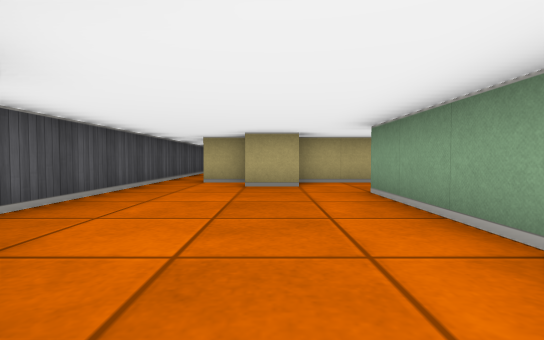
view 1 (above)

19 first-person views from a walk through a cub3D ray-caster map. The camera is about half as high as the walls, tilts 2° down and sees 85° across. The floor is counted in squares. Each view is taken from the middle of a square. On the plan, view 1 faces up. The plan holds only what a view shows up to about 9 squares ahead; the rest is blank.

view 2
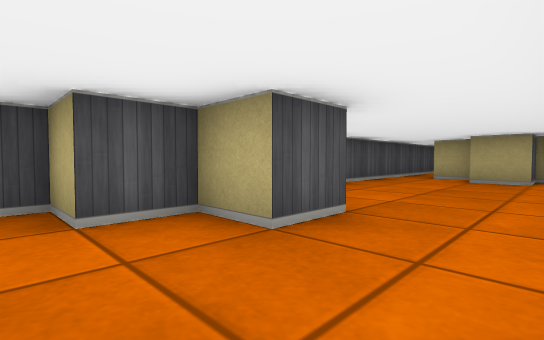

view 3
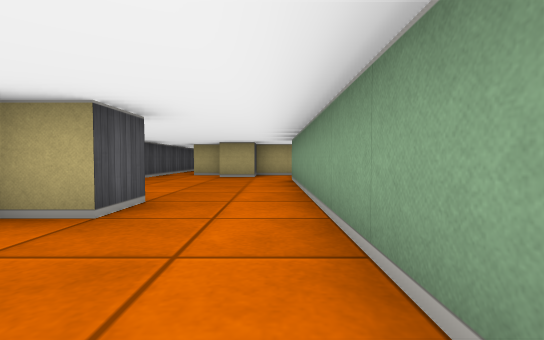

view 4
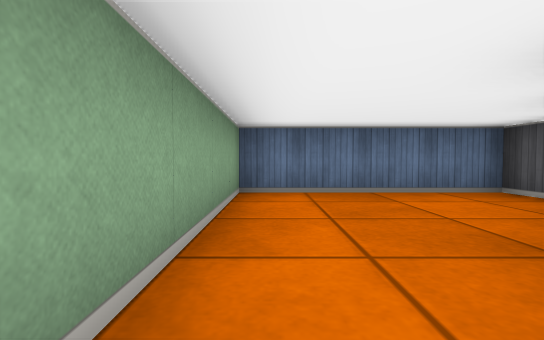

view 5
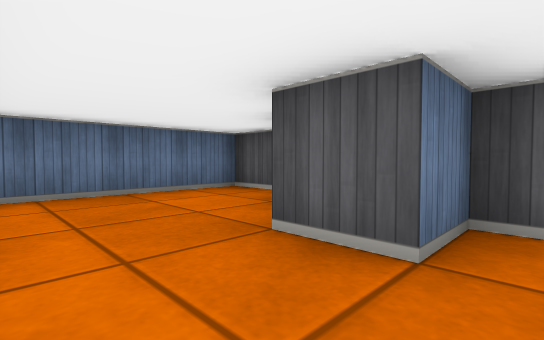

view 6
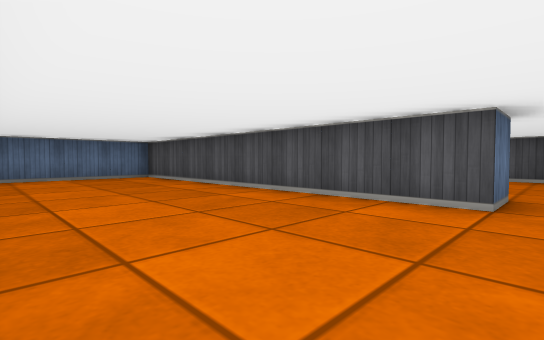

view 7
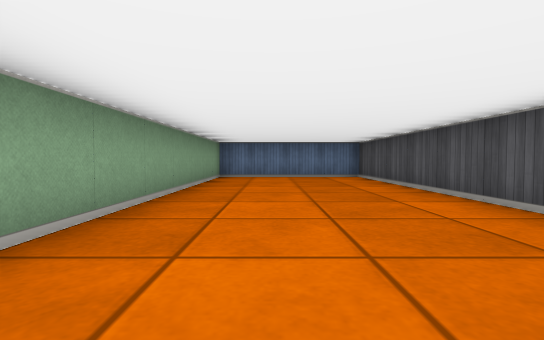

view 8
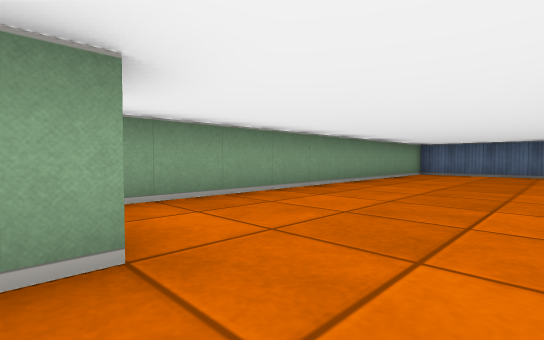

view 9
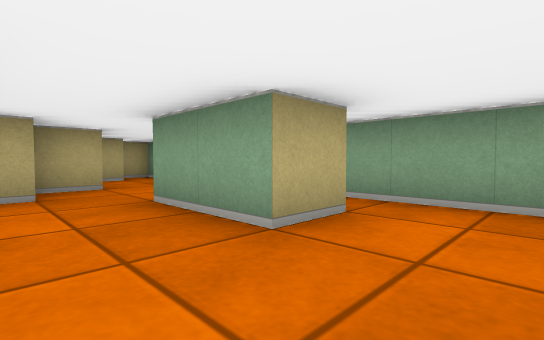

view 10
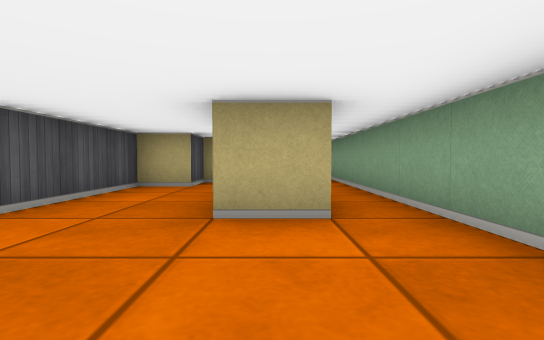

view 11
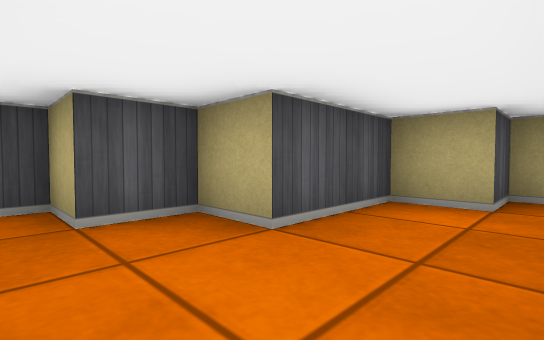

view 12
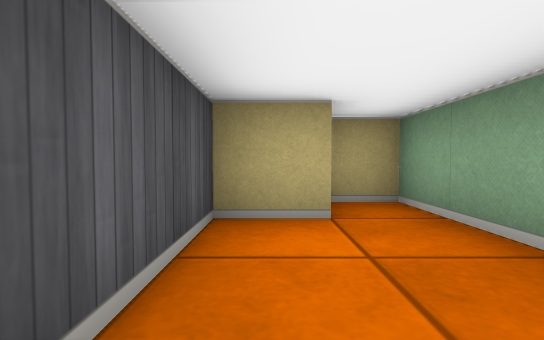

view 13
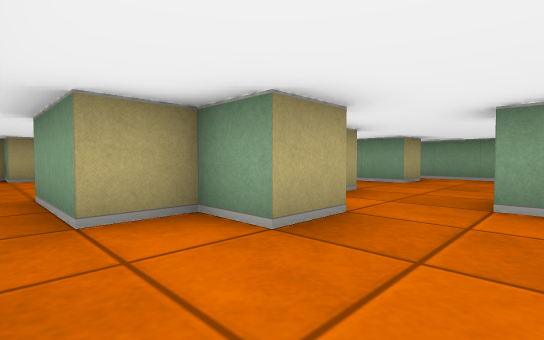

view 14
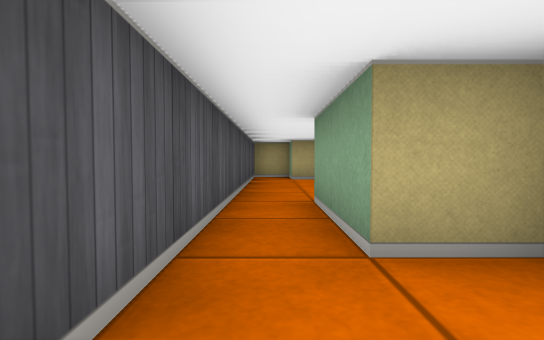

view 15
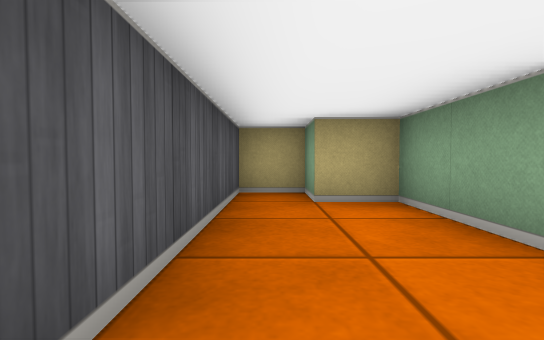

view 16
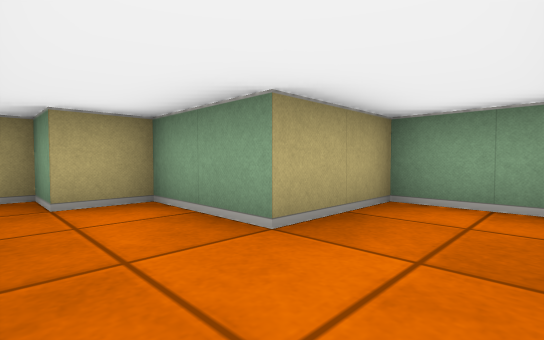

view 17
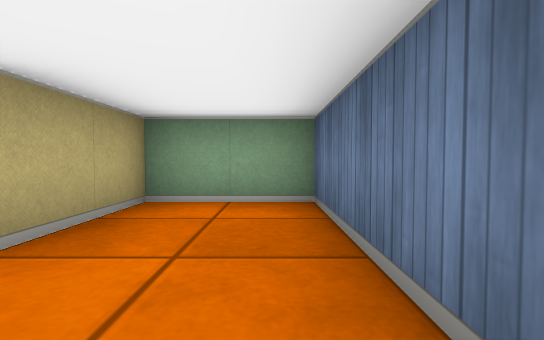

view 18
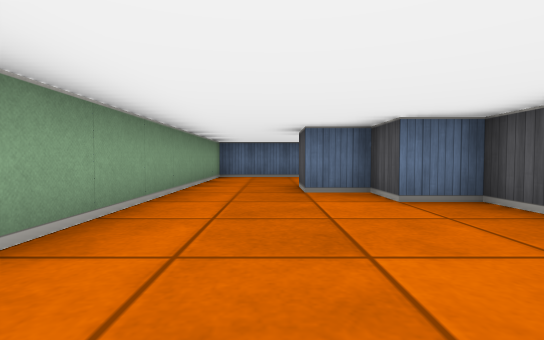

view 19
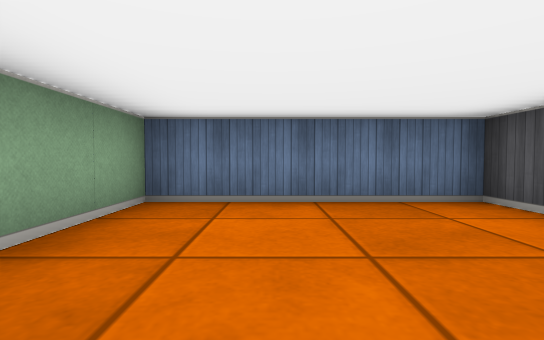

### Floor plan
Points are (right, up) in squares from view 1. A wall is a line through its corners. A room is listed if a view was taken in it or the views show most of it. See-through windows are left out.
Room 1 (views 1, 2, 3, 4, 5, 13, 14, 18)
walls: (1.5, 6.5) (0.5, 6.5) (0.5, 5.5) (-0.5, 5.5) (-0.5, 6.5) (-1.5, 6.5); (-2.5, 6.5) (-2.5, 1.5) (-1.5, 1.5) (-1.5, 0.5) (-0.5, 0.5) (-0.5, -0.5) (-1.5, -0.5) (-1.5, -1.5) (-2.5, -1.5) (-2.5, -3.5) (1.5, -3.5) (1.5, 4.5)
ways out: opening at (2, 5.5) to room 2; opening at (-2, 6) to room 4
Room 2 (views 6, 7, 9, 10, 19)
walls: (1.5, 4.5) (2.5, 4.5) (2.5, -3.5) (6.5, -3.5) (6.5, 6.5); (2.5, 6.5) (1.5, 6.5); (5.6, 6.5) (4.5, 6.5)
ways out: opening at (2, 5.5) to room 1; opening at (3.5, 7.5) to room 3; opening at (6, 7.5) to room 3
Room 3 (views 8, 11, 12)
walls: (4.5, 6.5) (4.5, 8.5); (6.5, 6.5) (6.5, 13.5) (5.5, 13.5) (5.5, 12.5) (4.5, 12.5) (4.5, 10.5) (3.5, 10.5) (3.5, 9.5) (2.5, 9.5) (2.5, 6.5)
ways out: opening at (3.5, 7.5) to room 2; opening at (6, 7.5) to room 2
Room 4 (views 15, 16, 17)
walls: (-1.5, 6.5) (-1.5, 8.5) (1.5, 8.5) (1.5, 10.5) (-0.5, 10.5) (-0.5, 12.5) (-1.5, 12.5) (-1.5, 13.5) (-2.5, 13.5) (-2.5, 6.5)
ways out: opening at (-2, 6) to room 1

Positions as (right, up) in squares from view 1, and headings:
1: (0, 0), facing up
2: (1, -2), facing up-left
3: (1, -3), facing up
4: (1, 1), facing down
5: (1, 1), facing down-left
6: (6, 5), facing down-left
7: (5, 5), facing down
8: (3, 7), facing down-right
9: (3, 5), facing up-right
10: (5, 4), facing up
11: (6, 9), facing up-left
12: (5, 10), facing up
13: (-2, 4), facing up-right
14: (-2, 5), facing up
15: (-2, 9), facing up
16: (-2, 9), facing up-right
17: (-2, 9), facing right
18: (0, 5), facing down
19: (5, 0), facing down
